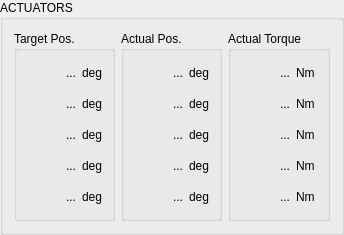
       <widget class="QGroupBox" name="gb_actuators">
        <property name="enabled">
         <bool>true</bool>
        </property>
        <property name="title">
         <string>ACTUATORS</string>
        </property>
        <property name="flat">
         <bool>false</bool>
        </property>
        <property name="checkable">
         <bool>false</bool>
        </property>
        <layout class="QHBoxLayout" name="horizontalLayout_2">
         <item>
          <widget class="QGroupBox" name="gb_target">
           <property name="title">
            <string>Target Pos.</string>
           </property>
           <layout class="QVBoxLayout" name="verticalLayout_4">
            <item>
             <layout class="QHBoxLayout" name="hl_target_roll">
              <item>
               <widget class="QLabel" name="l_target_roll">
                <property name="sizePolicy">
                 <sizepolicy hsizetype="Fixed" vsizetype="Fixed">
                  <horstretch>0</horstretch>
                  <verstretch>0</verstretch>
                 </sizepolicy>
                </property>
                <property name="minimumSize">
                 <size>
                  <width>50</width>
                  <height>25</height>
                 </size>
                </property>
                <property name="maximumSize">
                 <size>
                  <width>50</width>
                  <height>25</height>
                 </size>
                </property>
                <property name="statusTip">
                 <string>Primary roll joint</string>
                </property>
                <property name="text">
                 <string>...</string>
                </property>
                <property name="alignment">
                 <set>Qt::AlignmentFlag::AlignRight|Qt::AlignmentFlag::AlignTrailing|Qt::AlignmentFlag::AlignVCenter</set>
                </property>
               </widget>
              </item>
              <item>
               <widget class="QLabel" name="static_l_target_roll_u">
                <property name="sizePolicy">
                 <sizepolicy hsizetype="Minimum" vsizetype="Minimum">
                  <horstretch>0</horstretch>
                  <verstretch>0</verstretch>
                 </sizepolicy>
                </property>
                <property name="text">
                 <string>deg</string>
                </property>
               </widget>
              </item>
             </layout>
            </item>
            <item>
             <layout class="QHBoxLayout" name="hl_target_pitch">
              <item>
               <widget class="QLabel" name="l_target_pitch">
                <property name="sizePolicy">
                 <sizepolicy hsizetype="Fixed" vsizetype="Fixed">
                  <horstretch>0</horstretch>
                  <verstretch>0</verstretch>
                 </sizepolicy>
                </property>
                <property name="minimumSize">
                 <size>
                  <width>50</width>
                  <height>25</height>
                 </size>
                </property>
                <property name="maximumSize">
                 <size>
                  <width>50</width>
                  <height>25</height>
                 </size>
                </property>
                <property name="statusTip">
                 <string>Primary pitch joint</string>
                </property>
                <property name="text">
                 <string>...</string>
                </property>
                <property name="alignment">
                 <set>Qt::AlignmentFlag::AlignRight|Qt::AlignmentFlag::AlignTrailing|Qt::AlignmentFlag::AlignVCenter</set>
                </property>
               </widget>
              </item>
              <item>
               <widget class="QLabel" name="static_l_target_pitch_u">
                <property name="sizePolicy">
                 <sizepolicy hsizetype="Minimum" vsizetype="Minimum">
                  <horstretch>0</horstretch>
                  <verstretch>0</verstretch>
                 </sizepolicy>
                </property>
                <property name="text">
                 <string>deg</string>
                </property>
               </widget>
              </item>
             </layout>
            </item>
            <item>
             <layout class="QHBoxLayout" name="hl_target_j1">
              <item>
               <widget class="QLabel" name="l_target_j1">
                <property name="sizePolicy">
                 <sizepolicy hsizetype="Fixed" vsizetype="Fixed">
                  <horstretch>0</horstretch>
                  <verstretch>0</verstretch>
                 </sizepolicy>
                </property>
                <property name="minimumSize">
                 <size>
                  <width>50</width>
                  <height>25</height>
                 </size>
                </property>
                <property name="maximumSize">
                 <size>
                  <width>50</width>
                  <height>25</height>
                 </size>
                </property>
                <property name="statusTip">
                 <string>First arm yaw joint (J1)</string>
                </property>
                <property name="text">
                 <string>...</string>
                </property>
                <property name="alignment">
                 <set>Qt::AlignmentFlag::AlignRight|Qt::AlignmentFlag::AlignTrailing|Qt::AlignmentFlag::AlignVCenter</set>
                </property>
               </widget>
              </item>
              <item>
               <widget class="QLabel" name="static_l_target_j1_u">
                <property name="sizePolicy">
                 <sizepolicy hsizetype="Minimum" vsizetype="Minimum">
                  <horstretch>0</horstretch>
                  <verstretch>0</verstretch>
                 </sizepolicy>
                </property>
                <property name="text">
                 <string>deg</string>
                </property>
               </widget>
              </item>
             </layout>
            </item>
            <item>
             <layout class="QHBoxLayout" name="hl_target_j2">
              <item>
               <widget class="QLabel" name="l_target_j2">
                <property name="sizePolicy">
                 <sizepolicy hsizetype="Fixed" vsizetype="Fixed">
                  <horstretch>0</horstretch>
                  <verstretch>0</verstretch>
                 </sizepolicy>
                </property>
                <property name="minimumSize">
                 <size>
                  <width>50</width>
                  <height>25</height>
                 </size>
                </property>
                <property name="maximumSize">
                 <size>
                  <width>50</width>
                  <height>25</height>
                 </size>
                </property>
                <property name="statusTip">
                 <string>Second arm yaw joint (J2)</string>
                </property>
                <property name="text">
                 <string>...</string>
                </property>
                <property name="alignment">
                 <set>Qt::AlignmentFlag::AlignRight|Qt::AlignmentFlag::AlignTrailing|Qt::AlignmentFlag::AlignVCenter</set>
                </property>
               </widget>
              </item>
              <item>
               <widget class="QLabel" name="static_l_target_j2_u">
                <property name="sizePolicy">
                 <sizepolicy hsizetype="Minimum" vsizetype="Minimum">
                  <horstretch>0</horstretch>
                  <verstretch>0</verstretch>
                 </sizepolicy>
                </property>
                <property name="text">
                 <string>deg</string>
                </property>
               </widget>
              </item>
             </layout>
            </item>
            <item>
             <layout class="QHBoxLayout" name="hl_target_j3">
              <item>
               <widget class="QLabel" name="l_target_j3">
                <property name="sizePolicy">
                 <sizepolicy hsizetype="Fixed" vsizetype="Fixed">
                  <horstretch>0</horstretch>
                  <verstretch>0</verstretch>
                 </sizepolicy>
                </property>
                <property name="minimumSize">
                 <size>
                  <width>50</width>
                  <height>25</height>
                 </size>
                </property>
                <property name="maximumSize">
                 <size>
                  <width>50</width>
                  <height>25</height>
                 </size>
                </property>
                <property name="statusTip">
                 <string>Arm pitch joint (J3)</string>
                </property>
                <property name="text">
                 <string>...</string>
                </property>
                <property name="alignment">
                 <set>Qt::AlignmentFlag::AlignRight|Qt::AlignmentFlag::AlignTrailing|Qt::AlignmentFlag::AlignVCenter</set>
                </property>
               </widget>
              </item>
              <item>
               <widget class="QLabel" name="static_l_target_j3_u">
                <property name="sizePolicy">
                 <sizepolicy hsizetype="Minimum" vsizetype="Minimum">
                  <horstretch>0</horstretch>
                  <verstretch>0</verstretch>
                 </sizepolicy>
                </property>
                <property name="text">
                 <string>deg</string>
                </property>
               </widget>
              </item>
             </layout>
            </item>
           </layout>
          </widget>
         </item>
         <item>
          <widget class="QGroupBox" name="gb_actual">
           <property name="title">
            <string>Actual Pos.</string>
           </property>
           <layout class="QVBoxLayout" name="verticalLayout_3">
            <item>
             <layout class="QHBoxLayout" name="hl_actual_roll">
              <item>
               <widget class="QLabel" name="l_actual_roll">
                <property name="sizePolicy">
                 <sizepolicy hsizetype="Fixed" vsizetype="Fixed">
                  <horstretch>0</horstretch>
                  <verstretch>0</verstretch>
                 </sizepolicy>
                </property>
                <property name="minimumSize">
                 <size>
                  <width>50</width>
                  <height>25</height>
                 </size>
                </property>
                <property name="maximumSize">
                 <size>
                  <width>50</width>
                  <height>25</height>
                 </size>
                </property>
                <property name="statusTip">
                 <string>Primary roll joint</string>
                </property>
                <property name="text">
                 <string>...</string>
                </property>
                <property name="alignment">
                 <set>Qt::AlignmentFlag::AlignRight|Qt::AlignmentFlag::AlignTrailing|Qt::AlignmentFlag::AlignVCenter</set>
                </property>
               </widget>
              </item>
              <item>
               <widget class="QLabel" name="static_l_actual_roll_u">
                <property name="sizePolicy">
                 <sizepolicy hsizetype="Minimum" vsizetype="Minimum">
                  <horstretch>0</horstretch>
                  <verstretch>0</verstretch>
                 </sizepolicy>
                </property>
                <property name="text">
                 <string>deg</string>
                </property>
               </widget>
              </item>
             </layout>
            </item>
            <item>
             <layout class="QHBoxLayout" name="hl_actual_pitch">
              <item>
               <widget class="QLabel" name="l_actual_pitch">
                <property name="sizePolicy">
                 <sizepolicy hsizetype="Fixed" vsizetype="Fixed">
                  <horstretch>0</horstretch>
                  <verstretch>0</verstretch>
                 </sizepolicy>
                </property>
                <property name="minimumSize">
                 <size>
                  <width>50</width>
                  <height>25</height>
                 </size>
                </property>
                <property name="maximumSize">
                 <size>
                  <width>50</width>
                  <height>25</height>
                 </size>
                </property>
                <property name="statusTip">
                 <string>Primary pitch joint</string>
                </property>
                <property name="text">
                 <string>...</string>
                </property>
                <property name="alignment">
                 <set>Qt::AlignmentFlag::AlignRight|Qt::AlignmentFlag::AlignTrailing|Qt::AlignmentFlag::AlignVCenter</set>
                </property>
               </widget>
              </item>
              <item>
               <widget class="QLabel" name="static_l_actual_pitch_u">
                <property name="sizePolicy">
                 <sizepolicy hsizetype="Minimum" vsizetype="Minimum">
                  <horstretch>0</horstretch>
                  <verstretch>0</verstretch>
                 </sizepolicy>
                </property>
                <property name="text">
                 <string>deg</string>
                </property>
               </widget>
              </item>
             </layout>
            </item>
            <item>
             <layout class="QHBoxLayout" name="hl_actual_j1">
              <item>
               <widget class="QLabel" name="l_actual_j1">
                <property name="sizePolicy">
                 <sizepolicy hsizetype="Fixed" vsizetype="Fixed">
                  <horstretch>0</horstretch>
                  <verstretch>0</verstretch>
                 </sizepolicy>
                </property>
                <property name="minimumSize">
                 <size>
                  <width>50</width>
                  <height>25</height>
                 </size>
                </property>
                <property name="maximumSize">
                 <size>
                  <width>50</width>
                  <height>25</height>
                 </size>
                </property>
                <property name="statusTip">
                 <string>First arm yaw joint (J1)</string>
                </property>
                <property name="text">
                 <string>...</string>
                </property>
                <property name="alignment">
                 <set>Qt::AlignmentFlag::AlignRight|Qt::AlignmentFlag::AlignTrailing|Qt::AlignmentFlag::AlignVCenter</set>
                </property>
               </widget>
              </item>
              <item>
               <widget class="QLabel" name="static_l_actual_j1_u">
                <property name="sizePolicy">
                 <sizepolicy hsizetype="Minimum" vsizetype="Minimum">
                  <horstretch>0</horstretch>
                  <verstretch>0</verstretch>
                 </sizepolicy>
                </property>
                <property name="text">
                 <string>deg</string>
                </property>
               </widget>
              </item>
             </layout>
            </item>
            <item>
             <layout class="QHBoxLayout" name="hl_actual_j2">
              <item>
               <widget class="QLabel" name="l_actual_j2">
                <property name="sizePolicy">
                 <sizepolicy hsizetype="Fixed" vsizetype="Fixed">
                  <horstretch>0</horstretch>
                  <verstretch>0</verstretch>
                 </sizepolicy>
                </property>
                <property name="minimumSize">
                 <size>
                  <width>50</width>
                  <height>25</height>
                 </size>
                </property>
                <property name="maximumSize">
                 <size>
                  <width>50</width>
                  <height>25</height>
                 </size>
                </property>
                <property name="statusTip">
                 <string>Second arm yaw joint (J2)</string>
                </property>
                <property name="text">
                 <string>...</string>
                </property>
                <property name="alignment">
                 <set>Qt::AlignmentFlag::AlignRight|Qt::AlignmentFlag::AlignTrailing|Qt::AlignmentFlag::AlignVCenter</set>
                </property>
               </widget>
              </item>
              <item>
               <widget class="QLabel" name="static_l_actual_j2_u">
                <property name="sizePolicy">
                 <sizepolicy hsizetype="Minimum" vsizetype="Minimum">
                  <horstretch>0</horstretch>
                  <verstretch>0</verstretch>
                 </sizepolicy>
                </property>
                <property name="text">
                 <string>deg</string>
                </property>
               </widget>
              </item>
             </layout>
            </item>
            <item>
             <layout class="QHBoxLayout" name="hl_actual_j3">
              <item>
               <widget class="QLabel" name="l_actual_j3">
                <property name="sizePolicy">
                 <sizepolicy hsizetype="Fixed" vsizetype="Fixed">
                  <horstretch>0</horstretch>
                  <verstretch>0</verstretch>
                 </sizepolicy>
                </property>
                <property name="minimumSize">
                 <size>
                  <width>50</width>
                  <height>25</height>
                 </size>
                </property>
                <property name="maximumSize">
                 <size>
                  <width>50</width>
                  <height>25</height>
                 </size>
                </property>
                <property name="statusTip">
                 <string>Arm pitch joint (J3)</string>
                </property>
                <property name="text">
                 <string>...</string>
                </property>
                <property name="alignment">
                 <set>Qt::AlignmentFlag::AlignRight|Qt::AlignmentFlag::AlignTrailing|Qt::AlignmentFlag::AlignVCenter</set>
                </property>
               </widget>
              </item>
              <item>
               <widget class="QLabel" name="static_l_actual_j3_u">
                <property name="sizePolicy">
                 <sizepolicy hsizetype="Minimum" vsizetype="Minimum">
                  <horstretch>0</horstretch>
                  <verstretch>0</verstretch>
                 </sizepolicy>
                </property>
                <property name="text">
                 <string>deg</string>
                </property>
               </widget>
              </item>
             </layout>
            </item>
           </layout>
          </widget>
         </item>
         <item>
          <widget class="QGroupBox" name="gb_torque">
           <property name="title">
            <string>Actual Torque</string>
           </property>
           <layout class="QVBoxLayout" name="verticalLayout">
            <item>
             <layout class="QHBoxLayout" name="hl_torque_roll">
              <item>
               <widget class="QLabel" name="l_torque_roll">
                <property name="sizePolicy">
                 <sizepolicy hsizetype="Fixed" vsizetype="Fixed">
                  <horstretch>0</horstretch>
                  <verstretch>0</verstretch>
                 </sizepolicy>
                </property>
                <property name="minimumSize">
                 <size>
                  <width>50</width>
                  <height>25</height>
                 </size>
                </property>
                <property name="maximumSize">
                 <size>
                  <width>50</width>
                  <height>25</height>
                 </size>
                </property>
                <property name="statusTip">
                 <string>Primary roll joint</string>
                </property>
                <property name="text">
                 <string>...</string>
                </property>
                <property name="alignment">
                 <set>Qt::AlignmentFlag::AlignRight|Qt::AlignmentFlag::AlignTrailing|Qt::AlignmentFlag::AlignVCenter</set>
                </property>
               </widget>
              </item>
              <item>
               <widget class="QLabel" name="static_l_torque_roll_u">
                <property name="sizePolicy">
                 <sizepolicy hsizetype="Minimum" vsizetype="Minimum">
                  <horstretch>0</horstretch>
                  <verstretch>0</verstretch>
                 </sizepolicy>
                </property>
                <property name="text">
                 <string>Nm</string>
                </property>
               </widget>
              </item>
             </layout>
            </item>
            <item>
             <layout class="QHBoxLayout" name="hl_torque_pitch">
              <item>
               <widget class="QLabel" name="l_torque_pitch">
                <property name="sizePolicy">
                 <sizepolicy hsizetype="Fixed" vsizetype="Fixed">
                  <horstretch>0</horstretch>
                  <verstretch>0</verstretch>
                 </sizepolicy>
                </property>
                <property name="minimumSize">
                 <size>
                  <width>50</width>
                  <height>25</height>
                 </size>
                </property>
                <property name="maximumSize">
                 <size>
                  <width>50</width>
                  <height>25</height>
                 </size>
                </property>
                <property name="statusTip">
                 <string>Primary pitch joint</string>
                </property>
                <property name="text">
                 <string>...</string>
                </property>
                <property name="alignment">
                 <set>Qt::AlignmentFlag::AlignRight|Qt::AlignmentFlag::AlignTrailing|Qt::AlignmentFlag::AlignVCenter</set>
                </property>
               </widget>
              </item>
              <item>
               <widget class="QLabel" name="static_l_torque_pitch_u">
                <property name="sizePolicy">
                 <sizepolicy hsizetype="Minimum" vsizetype="Minimum">
                  <horstretch>0</horstretch>
                  <verstretch>0</verstretch>
                 </sizepolicy>
                </property>
                <property name="text">
                 <string>Nm</string>
                </property>
               </widget>
              </item>
             </layout>
            </item>
            <item>
             <layout class="QHBoxLayout" name="hl_torque_j1">
              <item>
               <widget class="QLabel" name="l_torque_j1">
                <property name="sizePolicy">
                 <sizepolicy hsizetype="Fixed" vsizetype="Fixed">
                  <horstretch>0</horstretch>
                  <verstretch>0</verstretch>
                 </sizepolicy>
                </property>
                <property name="minimumSize">
                 <size>
                  <width>50</width>
                  <height>25</height>
                 </size>
                </property>
                <property name="maximumSize">
                 <size>
                  <width>50</width>
                  <height>25</height>
                 </size>
                </property>
                <property name="statusTip">
                 <string>First arm yaw joint (J1)</string>
                </property>
                <property name="text">
                 <string>...</string>
                </property>
                <property name="alignment">
                 <set>Qt::AlignmentFlag::AlignRight|Qt::AlignmentFlag::AlignTrailing|Qt::AlignmentFlag::AlignVCenter</set>
                </property>
               </widget>
              </item>
              <item>
               <widget class="QLabel" name="static_l_torque_j1_u">
                <property name="sizePolicy">
                 <sizepolicy hsizetype="Minimum" vsizetype="Minimum">
                  <horstretch>0</horstretch>
                  <verstretch>0</verstretch>
                 </sizepolicy>
                </property>
                <property name="text">
                 <string>Nm</string>
                </property>
               </widget>
              </item>
             </layout>
            </item>
            <item>
             <layout class="QHBoxLayout" name="hl_torque_j2">
              <item>
               <widget class="QLabel" name="l_torque_j2">
                <property name="sizePolicy">
                 <sizepolicy hsizetype="Fixed" vsizetype="Fixed">
                  <horstretch>0</horstretch>
                  <verstretch>0</verstretch>
                 </sizepolicy>
                </property>
                <property name="minimumSize">
                 <size>
                  <width>50</width>
                  <height>25</height>
                 </size>
                </property>
                <property name="maximumSize">
                 <size>
                  <width>50</width>
                  <height>25</height>
                 </size>
                </property>
                <property name="statusTip">
                 <string>Second arm yaw joint (J2)</string>
                </property>
                <property name="text">
                 <string>...</string>
                </property>
                <property name="alignment">
                 <set>Qt::AlignmentFlag::AlignRight|Qt::AlignmentFlag::AlignTrailing|Qt::AlignmentFlag::AlignVCenter</set>
                </property>
               </widget>
              </item>
              <item>
               <widget class="QLabel" name="static_l_torque_j2_u">
                <property name="sizePolicy">
                 <sizepolicy hsizetype="Minimum" vsizetype="Minimum">
                  <horstretch>0</horstretch>
                  <verstretch>0</verstretch>
                 </sizepolicy>
                </property>
                <property name="text">
                 <string>Nm</string>
                </property>
               </widget>
              </item>
             </layout>
            </item>
            <item>
             <layout class="QHBoxLayout" name="hl_torque_j3">
              <item>
               <widget class="QLabel" name="l_torque_j3">
                <property name="sizePolicy">
                 <sizepolicy hsizetype="Fixed" vsizetype="Fixed">
                  <horstretch>0</horstretch>
                  <verstretch>0</verstretch>
                 </sizepolicy>
                </property>
                <property name="minimumSize">
                 <size>
                  <width>50</width>
                  <height>25</height>
                 </size>
                </property>
                <property name="maximumSize">
                 <size>
                  <width>50</width>
                  <height>25</height>
                 </size>
                </property>
                <property name="statusTip">
                 <string>Arm pitch joint (J3)</string>
                </property>
                <property name="text">
                 <string>...</string>
                </property>
                <property name="alignment">
                 <set>Qt::AlignmentFlag::AlignRight|Qt::AlignmentFlag::AlignTrailing|Qt::AlignmentFlag::AlignVCenter</set>
                </property>
               </widget>
              </item>
              <item>
               <widget class="QLabel" name="static_l_torque_j3_u">
                <property name="sizePolicy">
                 <sizepolicy hsizetype="Minimum" vsizetype="Minimum">
                  <horstretch>0</horstretch>
                  <verstretch>0</verstretch>
                 </sizepolicy>
                </property>
                <property name="text">
                 <string>Nm</string>
                </property>
               </widget>
              </item>
             </layout>
            </item>
           </layout>
          </widget>
         </item>
        </layout>
       </widget>
